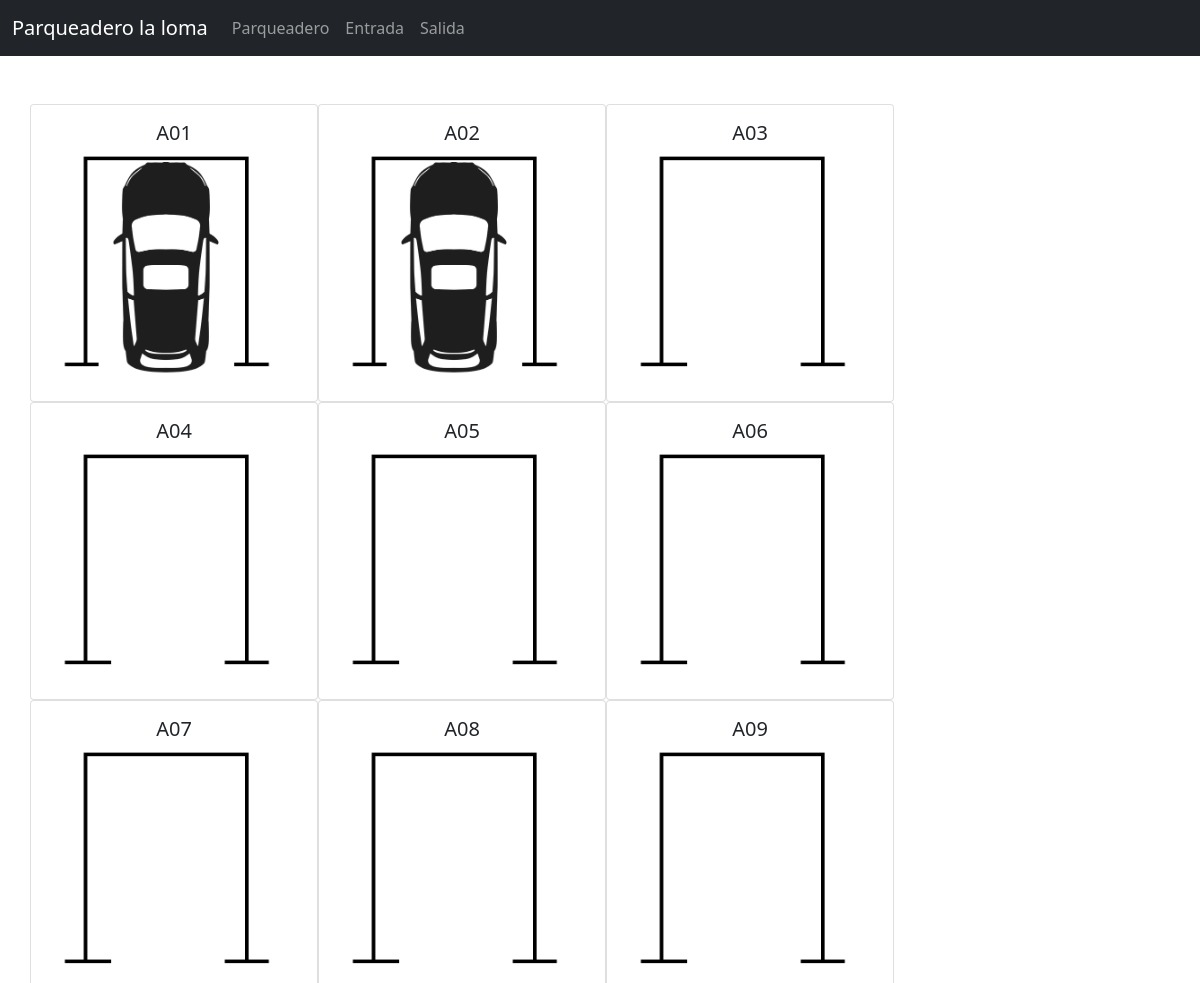
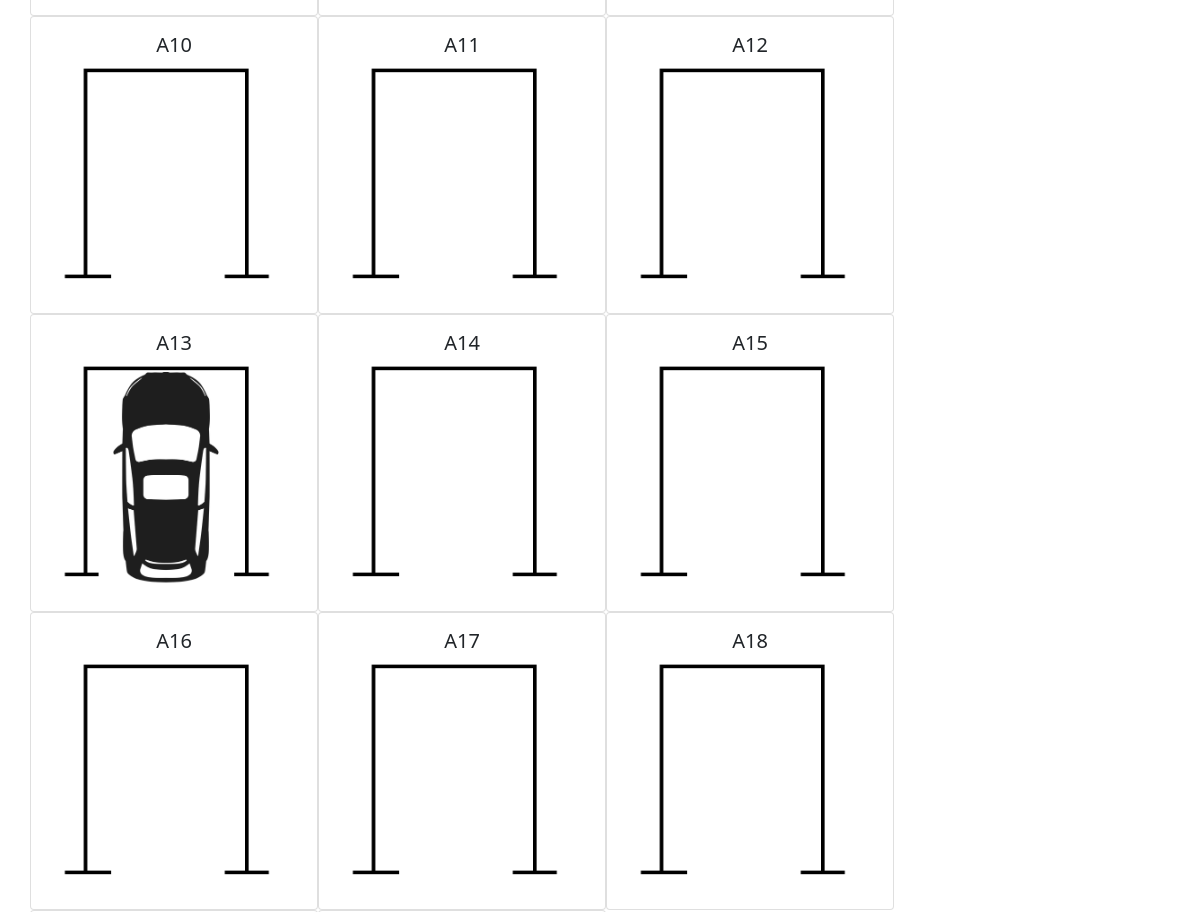
Before: / (upper part) with the older database file (2 pictures, top to bottom).
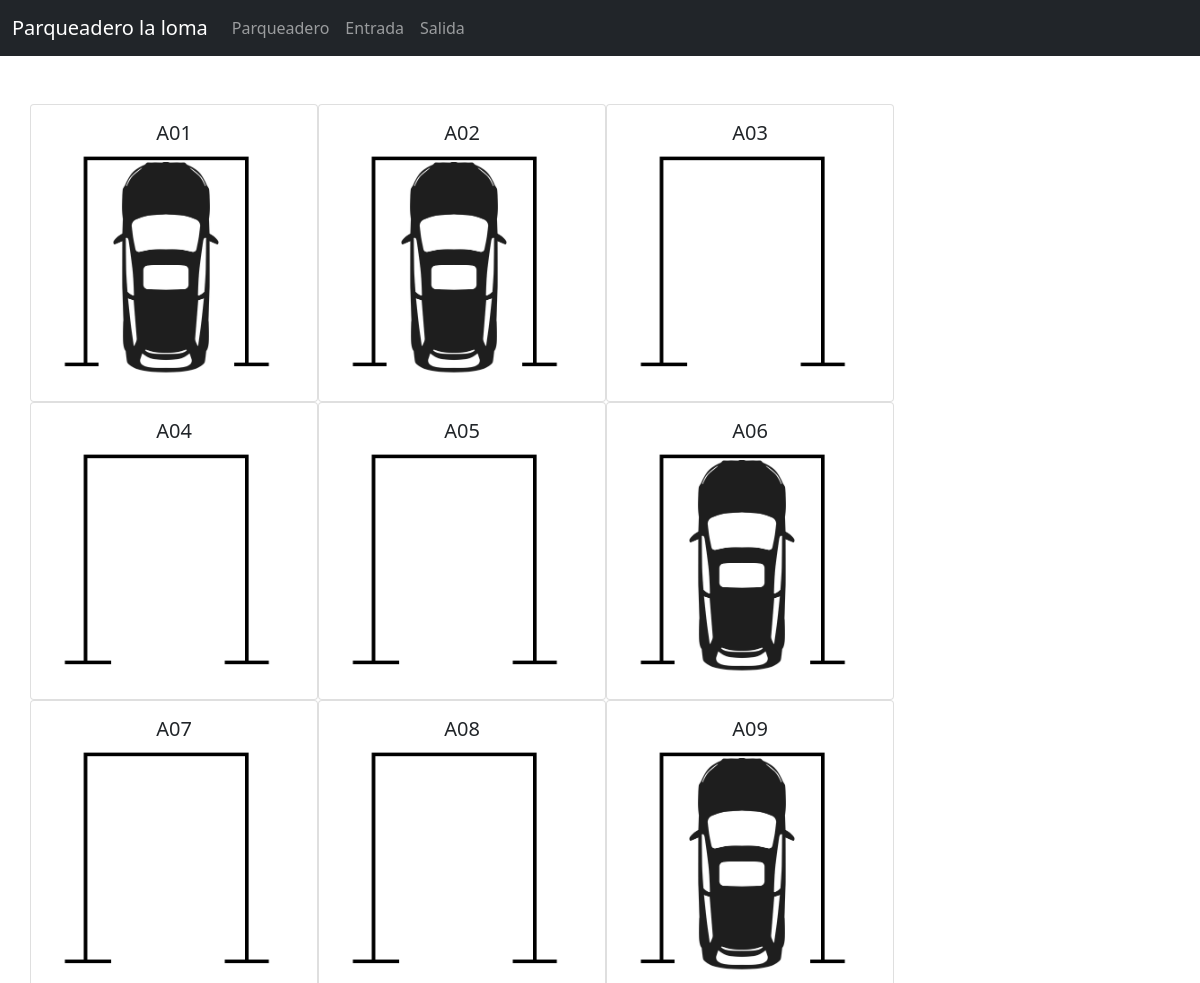
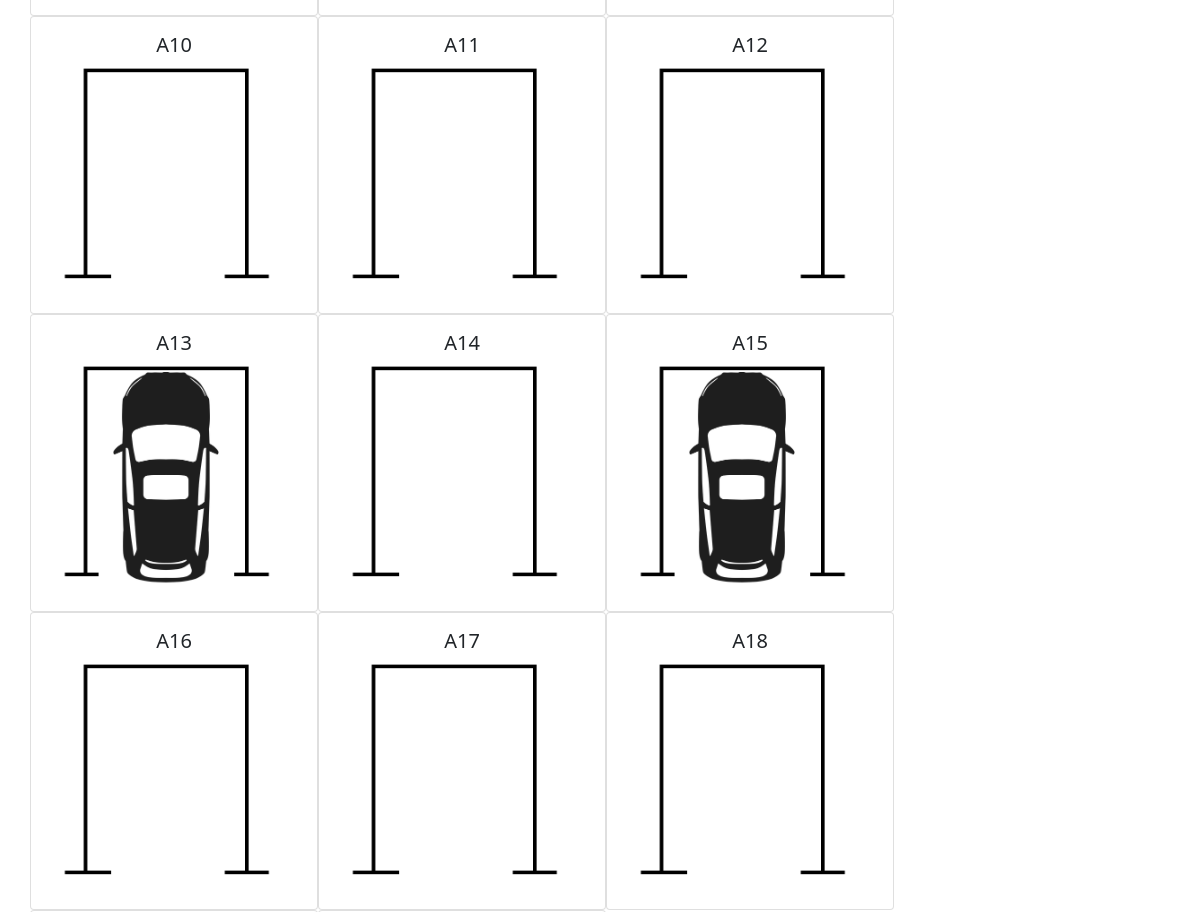
After: the same page with the newer database file (2 pictures, top to bottom).
### main/models.py (models this page shows, shortened)
class Celdas(models.Model):
    nombre=models.CharField(max_length=3,unique=True, verbose_name="Celda")
    estado=models.BooleanField(verbose_name="¿Está disponible?")
    class Meta:
        verbose_name="Celda"
        verbose_name_plural="Celdas"
        db_table="Celdas"

### main/views.py (the view)
# urls.py: path('',views.index, name="index"),
def index(request):
    celdas=Celdas.objects.all().order_by("nombre")
    return render(request, 'pages/index.html',{
        'title':'Inicio',
        'celdas':celdas,
    })

### templates/pages/index.html (shortened to what this page needs)
{% extends 'layout/layout.html' %}
{% load static %}
{% block bloquePrincipal %}
{% include 'componentes/header.html' %}
    <div class="container">
        <div class="row">
            {% for celda in celdas %}
            <div class="card" style="width: 18rem;">
                <div class="card-body">
                    <h5 class="card-title text-center">{{celda.nombre}}</h5>
                    {% if not celda.estado %}
                        <img src="{% static 'images/carro1.png'%}" class="img-fluid w-100">
                        {% else %}
                        <img src="{% static 'images/celda.png'%}" class="img-fluid w-100">
                    {% endif %}
                </div>
              </div>
            {% endfor %}
        </div>
    </div>
{% endblock bloquePrincipal %}

Changed rows visible on the page:
changed Celdas (number 6 of 18 on the later page): estado: picture added; estado: picture removed
changed Celdas (number 9 of 18 on the later page): estado: picture added; estado: picture removed
changed Celdas (number 15 of 18 on the later page): estado: picture added; estado: picture removed
